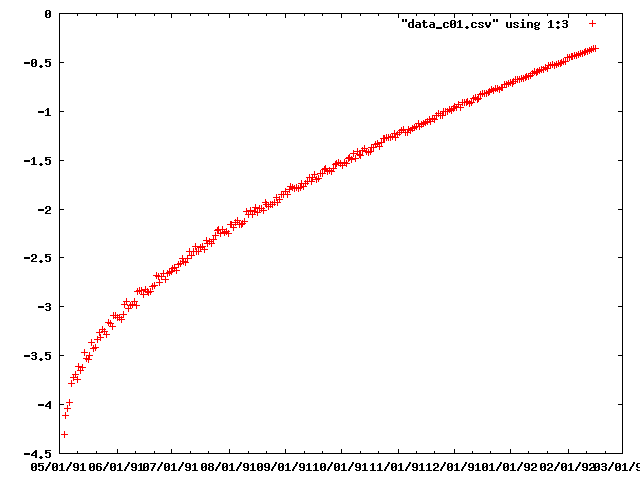

This figure's gnuplot source:
set terminal png
set output "data_c01_ao.png"
set xdata time
set timefmt "%m/%d/%Y"
plot "data_c01.csv" using 1:3
